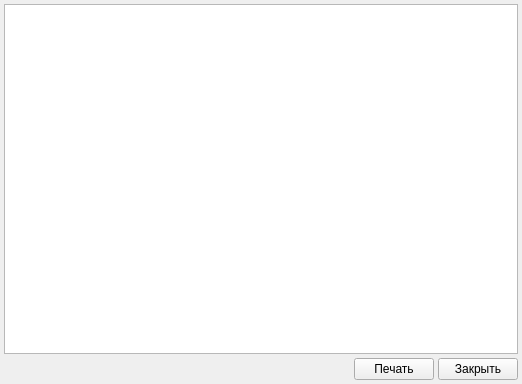
<?xml version="1.0" encoding="UTF-8"?>
<ui version="4.0">
 <class>RelatedEventListPage</class>
 <widget class="QWidget" name="RelatedEventListPage">
  <property name="geometry">
   <rect>
    <x>0</x>
    <y>0</y>
    <width>522</width>
    <height>384</height>
   </rect>
  </property>
  <property name="windowTitle">
   <string>Form</string>
  </property>
  <layout class="QVBoxLayout" name="verticalLayout">
   <property name="spacing">
    <number>4</number>
   </property>
   <property name="margin">
    <number>4</number>
   </property>
   <item>
    <widget class="CTableView" name="tblRelatedEventList"/>
   </item>
   <item>
    <layout class="QHBoxLayout" name="horizontalLayout">
     <item>
      <spacer name="horizontalSpacer">
       <property name="orientation">
        <enum>Qt::Horizontal</enum>
       </property>
       <property name="sizeHint" stdset="0">
        <size>
         <width>221</width>
         <height>20</height>
        </size>
       </property>
      </spacer>
     </item>
     <item>
      <widget class="QPushButton" name="btnPrint">
       <property name="text">
        <string>Печать</string>
       </property>
      </widget>
     </item>
     <item>
      <widget class="QPushButton" name="btnClose">
       <property name="text">
        <string>Закрыть</string>
       </property>
      </widget>
     </item>
    </layout>
   </item>
  </layout>
 </widget>
 <customwidgets>
  <customwidget>
   <class>CTableView</class>
   <extends>QTableView</extends>
   <header>library/TableView.h</header>
  </customwidget>
 </customwidgets>
 <resources/>
 <connections/>
</ui>
